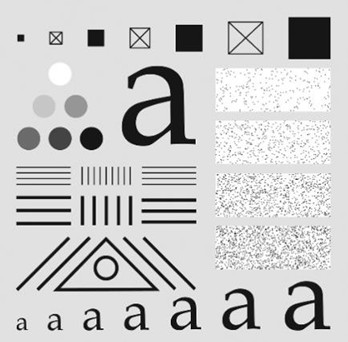
#> input picture Lab_3/Images/Sample_1.jpg, 348 x 342 px, found by its file name
$ python code.py
#> lines starting #> are read from the running program, lines starting #| are printed output that depends on the picture
import os
import cv2
import numpy as np
import matplotlib.pyplot as plt
import math

# Reading the image
loc = r'Lab_3\Images\Sample_1.jpg'
output_dir = r'Lab_3\Task_11'

f = cv2.imread(loc, cv2.IMREAD_GRAYSCALE)
#> f is the input picture: shape (342, 348); min 0, max 255, mean 203.1

# Performing FFT on the original image
F = np.fft.fft2(f)
Fshift = np.fft.fftshift(F)

# Creating a Gaussian band-reject filter
M, N = f.shape  # Shape of the image
#> M = 342; N = 348
H = np.zeros((M, N), dtype=np.float32)  # Creating a 2D array same as image size

# Band-reject filter specifications
W = 40  # Width of the band
C = 35  # Cutoff frequency

for u in range(M):
    for v in range(N):
        D = np.sqrt((u - M / 2) ** 2 + (v - N / 2) ** 2)
        if D != 0:  # Avoid division by zero
            H[u, v] = 1 - math.exp(-((D**2 - C**2) / (D * W)) ** 2)
        else:
            H[u, v] = 0  # Handle the zero division case
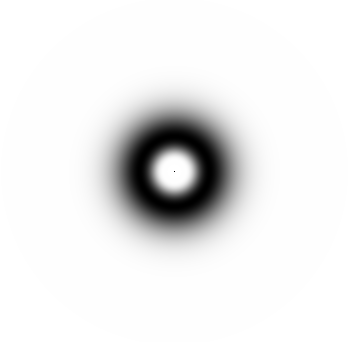
#> H: shape (342, 348) float32; min 0, max 1, mean 0.921

# Display the filter
plt.imshow(H, cmap='gray')
plt.title("Gaussian Band-Reject Filter")
plt.axis('off')
plt.show()

# Applying the filter in the frequency domain
Gshift = Fshift * H
G = np.fft.ifftshift(Gshift)
g = np.abs(np.fft.ifft2(G))
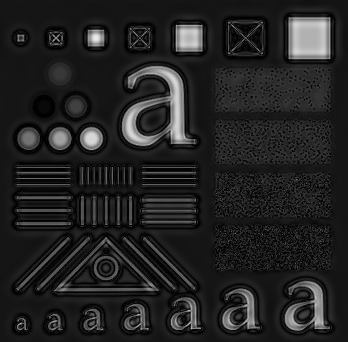
#> g: shape (342, 348) float64; min 0.000368, max 237.9, mean 35.2

# Normalize pixel values to the range [0, 255]
g_normalized = cv2.normalize(g, None, 0, 255, cv2.NORM_MINMAX)

# Convert to uint8 before saving
g_uint8 = np.uint8(g_normalized)

# Saving the filtered image
output_path = os.path.join(output_dir, 'Band_Reject_Gaussian_Filtered.png')
cv2.imwrite(output_path, g_uint8)

print(f"Filtered image saved at {output_path}")
